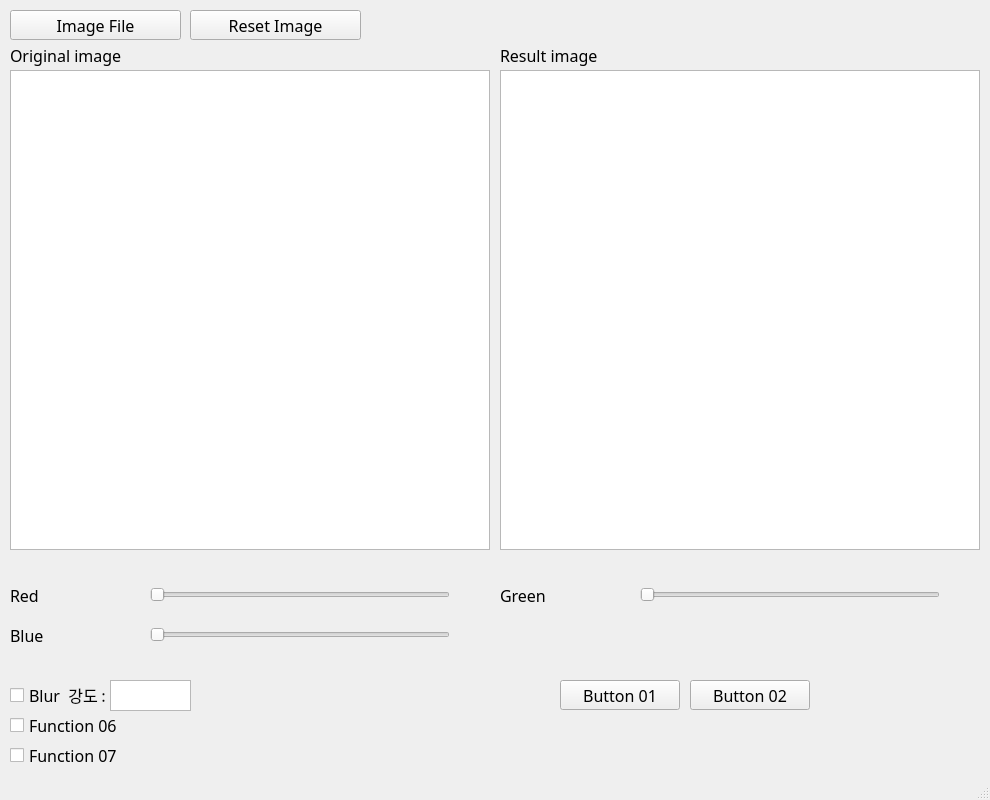
<?xml version="1.0" encoding="UTF-8"?>
<ui version="4.0">
 <class>MainWindow</class>
 <widget class="QMainWindow" name="MainWindow">
  <property name="geometry">
   <rect>
    <x>0</x>
    <y>0</y>
    <width>990</width>
    <height>800</height>
   </rect>
  </property>
  <property name="windowTitle">
   <string>MainWindow</string>
  </property>
  <widget class="QWidget" name="centralwidget">
   <widget class="QGraphicsView" name="originalViewer">
    <property name="geometry">
     <rect>
      <x>10</x>
      <y>70</y>
      <width>480</width>
      <height>480</height>
     </rect>
    </property>
    <property name="verticalScrollBarPolicy">
     <enum>Qt::ScrollBarPolicy::ScrollBarAlwaysOff</enum>
    </property>
    <property name="horizontalScrollBarPolicy">
     <enum>Qt::ScrollBarPolicy::ScrollBarAlwaysOff</enum>
    </property>
   </widget>
   <widget class="QLabel" name="label">
    <property name="geometry">
     <rect>
      <x>10</x>
      <y>40</y>
      <width>120</width>
      <height>30</height>
     </rect>
    </property>
    <property name="font">
     <font>
      <family>나눔고딕OTF</family>
      <pointsize>12</pointsize>
     </font>
    </property>
    <property name="text">
     <string>Original image</string>
    </property>
   </widget>
   <widget class="QLabel" name="label_2">
    <property name="geometry">
     <rect>
      <x>500</x>
      <y>40</y>
      <width>120</width>
      <height>30</height>
     </rect>
    </property>
    <property name="font">
     <font>
      <family>나눔고딕OTF</family>
      <pointsize>12</pointsize>
     </font>
    </property>
    <property name="text">
     <string>Result image</string>
    </property>
   </widget>
   <widget class="QGraphicsView" name="resultViewer">
    <property name="geometry">
     <rect>
      <x>500</x>
      <y>70</y>
      <width>480</width>
      <height>480</height>
     </rect>
    </property>
   </widget>
   <widget class="QSlider" name="function01Slider">
    <property name="geometry">
     <rect>
      <x>150</x>
      <y>580</y>
      <width>300</width>
      <height>30</height>
     </rect>
    </property>
    <property name="maximum">
     <number>255</number>
    </property>
    <property name="orientation">
     <enum>Qt::Orientation::Horizontal</enum>
    </property>
   </widget>
   <widget class="QLabel" name="label_3">
    <property name="geometry">
     <rect>
      <x>10</x>
      <y>580</y>
      <width>120</width>
      <height>30</height>
     </rect>
    </property>
    <property name="font">
     <font>
      <family>나눔고딕OTF</family>
      <pointsize>12</pointsize>
     </font>
    </property>
    <property name="text">
     <string>Red</string>
    </property>
   </widget>
   <widget class="QSlider" name="function02Slider">
    <property name="geometry">
     <rect>
      <x>640</x>
      <y>580</y>
      <width>300</width>
      <height>30</height>
     </rect>
    </property>
    <property name="maximum">
     <number>255</number>
    </property>
    <property name="orientation">
     <enum>Qt::Orientation::Horizontal</enum>
    </property>
   </widget>
   <widget class="QLabel" name="label_4">
    <property name="geometry">
     <rect>
      <x>500</x>
      <y>580</y>
      <width>120</width>
      <height>30</height>
     </rect>
    </property>
    <property name="font">
     <font>
      <family>나눔고딕OTF</family>
      <pointsize>12</pointsize>
     </font>
    </property>
    <property name="text">
     <string>Green</string>
    </property>
   </widget>
   <widget class="QSlider" name="function03Slider">
    <property name="geometry">
     <rect>
      <x>150</x>
      <y>620</y>
      <width>300</width>
      <height>30</height>
     </rect>
    </property>
    <property name="maximum">
     <number>255</number>
    </property>
    <property name="orientation">
     <enum>Qt::Orientation::Horizontal</enum>
    </property>
   </widget>
   <widget class="QLabel" name="label_6">
    <property name="geometry">
     <rect>
      <x>10</x>
      <y>620</y>
      <width>120</width>
      <height>30</height>
     </rect>
    </property>
    <property name="font">
     <font>
      <family>나눔고딕OTF</family>
      <pointsize>12</pointsize>
     </font>
    </property>
    <property name="text">
     <string>Blue</string>
    </property>
   </widget>
   <widget class="QCheckBox" name="function05CheckBox">
    <property name="geometry">
     <rect>
      <x>10</x>
      <y>680</y>
      <width>120</width>
      <height>30</height>
     </rect>
    </property>
    <property name="font">
     <font>
      <family>나눔고딕OTF</family>
      <pointsize>12</pointsize>
     </font>
    </property>
    <property name="text">
     <string>Blur  강도 : </string>
    </property>
   </widget>
   <widget class="QCheckBox" name="function06CheckBox">
    <property name="geometry">
     <rect>
      <x>10</x>
      <y>710</y>
      <width>120</width>
      <height>30</height>
     </rect>
    </property>
    <property name="font">
     <font>
      <family>나눔고딕OTF</family>
      <pointsize>12</pointsize>
     </font>
    </property>
    <property name="text">
     <string>Function 06</string>
    </property>
   </widget>
   <widget class="QCheckBox" name="function07CheckBox">
    <property name="geometry">
     <rect>
      <x>10</x>
      <y>740</y>
      <width>120</width>
      <height>30</height>
     </rect>
    </property>
    <property name="font">
     <font>
      <family>나눔고딕OTF</family>
      <pointsize>12</pointsize>
     </font>
    </property>
    <property name="text">
     <string>Function 07</string>
    </property>
   </widget>
   <widget class="QPushButton" name="button01">
    <property name="geometry">
     <rect>
      <x>560</x>
      <y>680</y>
      <width>120</width>
      <height>30</height>
     </rect>
    </property>
    <property name="font">
     <font>
      <family>나눔고딕OTF</family>
      <pointsize>12</pointsize>
     </font>
    </property>
    <property name="text">
     <string>Button 01</string>
    </property>
   </widget>
   <widget class="QPushButton" name="button02">
    <property name="geometry">
     <rect>
      <x>690</x>
      <y>680</y>
      <width>120</width>
      <height>30</height>
     </rect>
    </property>
    <property name="font">
     <font>
      <family>나눔고딕OTF</family>
      <pointsize>12</pointsize>
     </font>
    </property>
    <property name="text">
     <string>Button 02</string>
    </property>
   </widget>
   <widget class="QPushButton" name="readFileButton">
    <property name="geometry">
     <rect>
      <x>10</x>
      <y>10</y>
      <width>171</width>
      <height>30</height>
     </rect>
    </property>
    <property name="font">
     <font>
      <family>나눔고딕OTF</family>
      <pointsize>12</pointsize>
     </font>
    </property>
    <property name="text">
     <string>Image File</string>
    </property>
   </widget>
   <widget class="QPushButton" name="resetButton">
    <property name="geometry">
     <rect>
      <x>190</x>
      <y>10</y>
      <width>171</width>
      <height>30</height>
     </rect>
    </property>
    <property name="font">
     <font>
      <family>나눔고딕OTF</family>
      <pointsize>12</pointsize>
     </font>
    </property>
    <property name="text">
     <string>Reset Image</string>
    </property>
   </widget>
   <widget class="QTextEdit" name="blurStrength">
    <property name="geometry">
     <rect>
      <x>110</x>
      <y>680</y>
      <width>81</width>
      <height>31</height>
     </rect>
    </property>
    <property name="html">
     <string>&lt;!DOCTYPE HTML PUBLIC &quot;-//W3C//DTD HTML 4.0//EN&quot; &quot;http://www.w3.org/TR/REC-html40/strict.dtd&quot;&gt;
&lt;html&gt;&lt;head&gt;&lt;meta name=&quot;qrichtext&quot; content=&quot;1&quot; /&gt;&lt;meta charset=&quot;utf-8&quot; /&gt;&lt;style type=&quot;text/css&quot;&gt;
p, li { white-space: pre-wrap; }
hr { height: 1px; border-width: 0; }
li.unchecked::marker { content: &quot;\2610&quot;; }
li.checked::marker { content: &quot;\2612&quot;; }
&lt;/style&gt;&lt;/head&gt;&lt;body style=&quot; font-family:'맑은 고딕'; font-size:9pt; font-weight:400; font-style:normal;&quot;&gt;
&lt;p style=&quot;-qt-paragraph-type:empty; margin-top:0px; margin-bottom:0px; margin-left:0px; margin-right:0px; -qt-block-indent:0; text-indent:0px;&quot;&gt;&lt;br /&gt;&lt;/p&gt;&lt;/body&gt;&lt;/html&gt;</string>
    </property>
   </widget>
  </widget>
  <widget class="QStatusBar" name="statusbar">
   <property name="enabled">
    <bool>true</bool>
   </property>
  </widget>
 </widget>
 <resources/>
 <connections/>
</ui>
